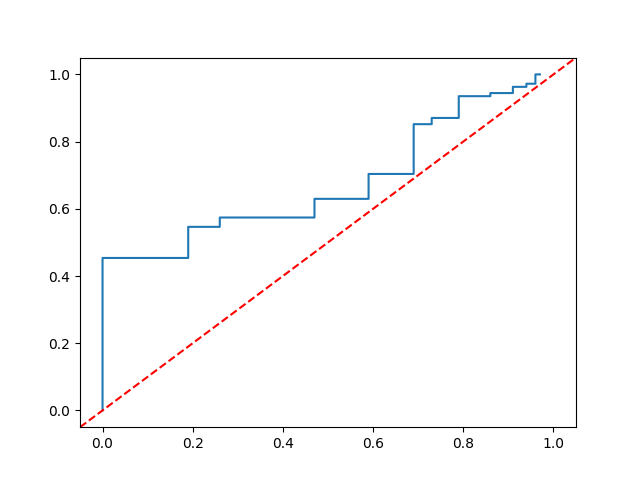

Write the Python code that produced this figure.
import pandas as pd
import matplotlib.pyplot as plt
import matplotlib.axes as ax
import numpy as np


def split_list(entry):
    # Check if the entry is valid (not empty or NaN)
    if not entry or pd.isna(entry):
        return []
    # Split the string by comma and convert each part to a float
    return [float(x) for x in entry.split(',')[:-1]]

def generate_roc(testing_output_normal, num_per_normal_cluster, testing_output_abnormal, num_per_abnormal_cluster, roc_point_filename):
    df_normal = pd.read_csv(testing_output_normal, sep=":", converters={2: split_list})
    df_abnormal = pd.read_csv(testing_output_abnormal, sep=":", converters={2: split_list})
    file_list_normal = df_normal.head(num_per_normal_cluster)["log_filename"].values.tolist()
    file_list_abnormal = df_abnormal.head(num_per_abnormal_cluster)["log_filename"].values.tolist()

    base_thresholds = [1e-6, 1e-5]
    thresholds = [elem * (i/64.0) for elem in base_thresholds for i in range(64,640)]
    # print(thresholds)
    roc_points = []
    for threshold in thresholds:

        false_positives = 0.0
        for filename in file_list_normal:
            bic_lists_normal = df_normal.loc[df_normal["log_filename"] == filename]["bic"].values.tolist()
            # print(bic_lists_normal)
            for bic_list_normal in bic_lists_normal:
                # print(bic_list_normal)
                try:
                    if max(bic_list_normal) > threshold:
                        false_positives += 1
                        break
                except:
                    pass

        true_positives = 0.0
        for filename in file_list_abnormal:
            bic_lists_abnormal = df_abnormal.loc[df_abnormal["log_filename"] == filename]["bic"].values.tolist()

            for bic_list_abnormal in bic_lists_abnormal:
                # print(bic_list_abnormal)
                if max(bic_list_abnormal) > threshold:
                    true_positives += 1
                    break

        roc_points.append((false_positives/num_per_normal_cluster, true_positives/num_per_abnormal_cluster))

    with open(roc_point_filename, "w") as roc_file:
        roc_file.writelines(str(roc_points))

    # print(roc_points)
    x = [point[0] for point in roc_points[::-1]]
    y = [point[1] for point in roc_points[::-1]]
    plt.step(x, y)

    plt.axline([0, 0], [1, 1], color='red', linestyle='--')

    plt.savefig("roc.png")

def plot_roc(roc_points_filename):
    with open(roc_points_filename) as roc_file:
        roc_point_str = roc_file.readline()
    roc_point_str = roc_point_str[1:-1]
    roc_points = roc_point_str.split()
    roc_points = [(float(roc_points[i][1:-1]),float(roc_points[i+1][:-2])) for i in range(0,len(roc_points)-1,2)]

    print(roc_points)

    x = [point[0] for point in roc_points[::-1]]
    y = [point[1] for point in roc_points[::-1]]
    plt.step(x, y)

    plt.axline([0, 0], [1, 1], color='red', linestyle='--')

    plt.savefig("roc.png")
            
        

testing_output_normal = "testing_bic_normal.txt"
testing_output_abnormal = "testing_bic_abnormal.txt"
roc_points_filename = "roc_points.txt"

generate_roc(testing_output_normal, 100, testing_output_abnormal, 108, roc_points_filename)
# plot_roc(roc_points_filename)
